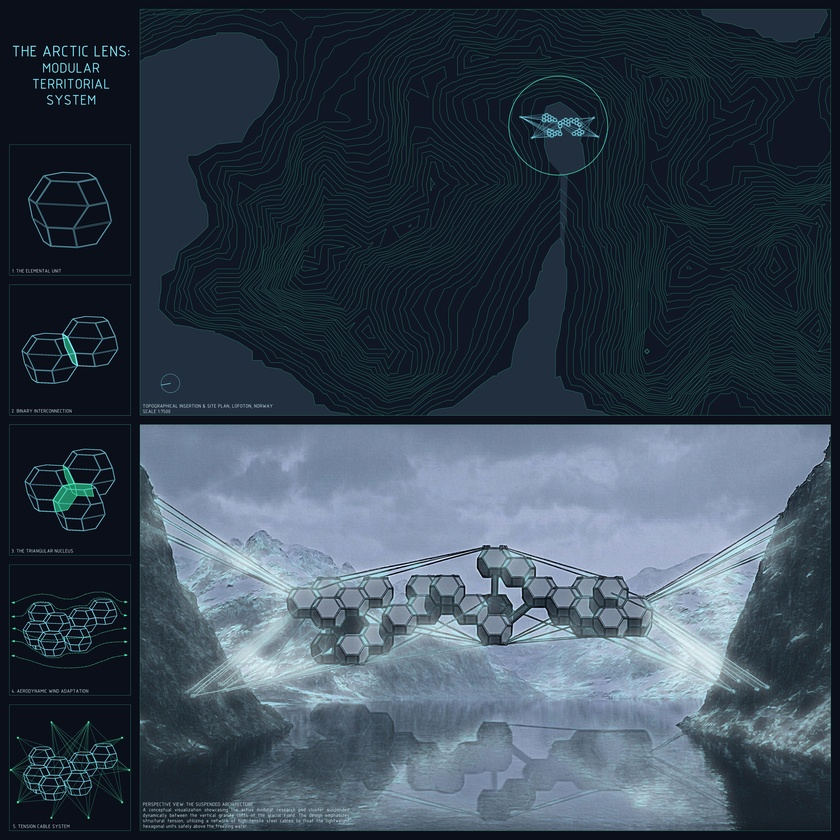
#> input picture tavola 1.jpg, 840 x 840 px, shrunk from 5101 x 5101 before the run; its folder holds only this picture in this run
$ python -i enhance.py   (imports and definitions only)   (older library calls are emulated)
#> lines starting #> are read from the running program, lines starting #| are printed output that depends on the picture
### glacial.py
"""
Cyber-Glacial / Abyssal Bioluminescence grade for 'The Arctic Lens' boards.
Deterministic, pixel-level color & tone transformation that preserves ALL
geometry, linework, panel divisions and typography exactly in place.
"""
import numpy as np
import cv2

# ---- palette (0..1 floats) -------------------------------------------------
VOID_DARK  = np.array([0.039, 0.059, 0.102])   # #0A0F1A deep space void
VOID_LIGHT = np.array([0.085, 0.140, 0.205])   # subtle glacial blue-gray depth
ICE_CYAN   = np.array([0.490, 0.922, 1.000])   # #7DEBFF primary active system
EMERALD    = np.array([0.224, 1.000, 0.690])   # #39FFB0 secondary ecological
ICE_WHITE  = np.array([0.880, 0.975, 1.000])   # near-white icy highlight

BG = 0.965            # assumed background canvas luminance


def to_float(img):
    return img.astype(np.float32) / 255.0


def from_float(f):
    return np.clip(f * 255.0, 0, 255).astype(np.uint8)


# [157 lines left out: functions screen, glacial_grade, glacial_grade_alpha, vignette_factor, glacial_grade_tiled, desat_weight and 1 more, not called in this run]

### enhance.py
"""
Arctic Lens 'Cyber-Glacial' grading functions (persistent module).
Used to regenerate deliverable sheets. Includes:
  - glacial_grade (from glacial.py) via import
  - wireframe_grade: contrast/DoG wireframe recovery for faint linework
  - render_grade: cinematic cold photographic grade
  - cable_glow_sel: selective cyan glow on thin cable structures
  - proto_grade: faceted-prototype grade (keeps interior subdivision lines + luminous fill)
"""
import numpy as np
import cv2
from glacial import glacial_grade, glacial_grade_tiled, to_float, from_float


# [58 lines left out: functions wireframe_grade, render_grade, cable_glow_sel, not called in this run]


def proto_grade(img, params=None):
    p = params or {}
    gain = p.get("gain", 20.0); gamma = p.get("gamma", 1.25)
    glow = p.get("glow", 5.0); ga = p.get("glow_amount", 0.32); fill = p.get("fill", 0.18)
    f = to_float(img); gray = (0.2126*f[..., 0] + 0.7152*f[..., 1] + 0.0722*f[..., 2])
    d1 = cv2.GaussianBlur(gray, (0, 0), 1.2) - cv2.GaussianBlur(gray, (0, 0), 4.0)
    d2 = cv2.GaussianBlur(gray, (0, 0), 3.0) - cv2.GaussianBlur(gray, (0, 0), 9.0)
    detail = d1 + 0.5*d2
    lin = np.clip(np.abs(detail)*gain*1.6, 0, 1)**gamma
    bold = np.clip((cv2.GaussianBlur(lin, (0, 0), 4.0)/(lin+1e-4) - 0.5)/0.5, 0, 1)
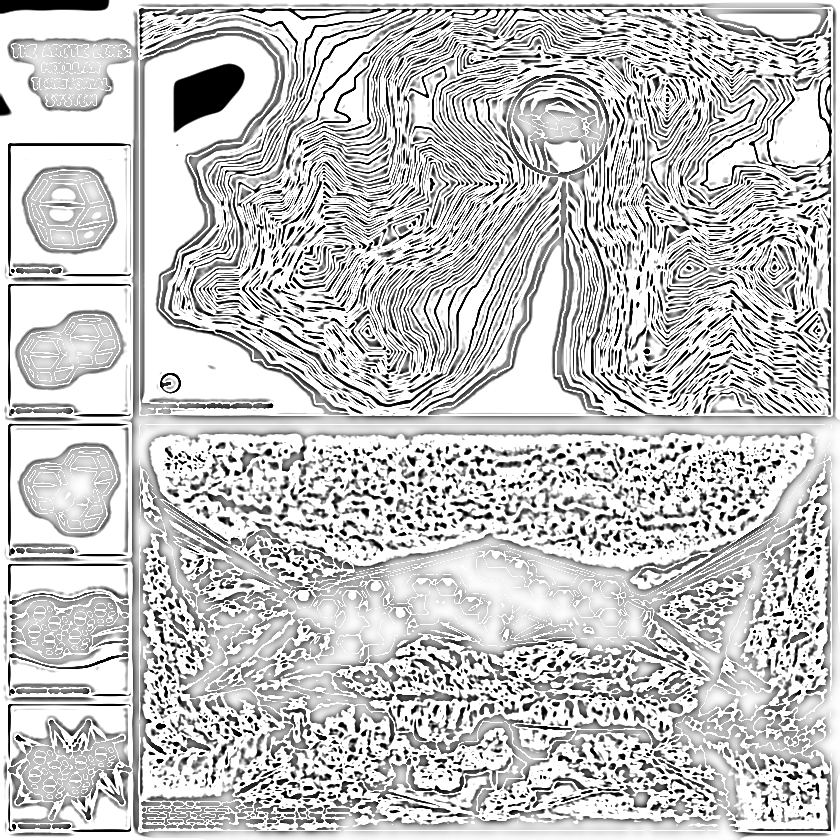
#> bold: shape (840, 840) float32; min 0, max 1, mean 0.774
    CY = np.array([0.49, 0.92, 1.0]); EM = np.array([0.22, 1.0, 0.69]); WH = np.array([0.9, 0.98, 1.0])
    col = EM[None, None, :]*(1-bold[..., None]) + CY[None, None, :]*bold[..., None]
    core = np.clip((lin-0.85)/0.15, 0, 1)[..., None]*0.35
    col = col*(1-core) + WH[None, None, :]*core
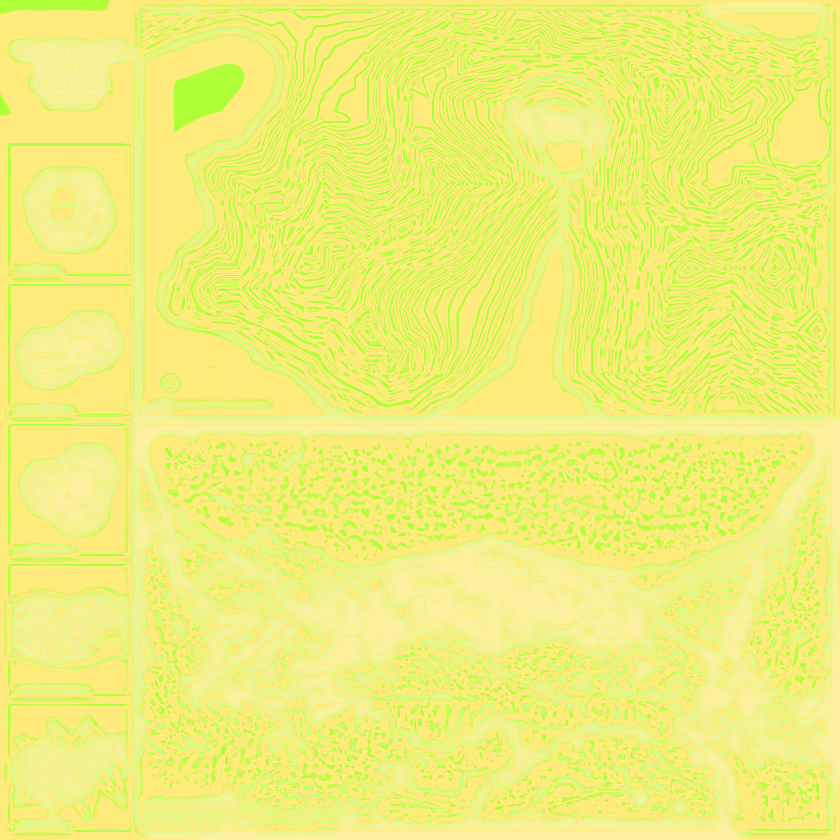
#> col: shape (840, 840, 3) float64; mean of channels 0, 1, 2 0.471, 0.941, 0.939; drawn as B, G, R
    grad = cv2.GaussianBlur(np.abs(cv2.Sobel(gray, cv2.CV_32F, 1, 0, ksize=3)) +
                            np.abs(cv2.Sobel(gray, cv2.CV_32F, 0, 1, ksize=3)), (0, 0), 2)
    flatpx = np.clip(1.0-grad*8.0, 0, 1)
    fillmask = np.clip((gray-0.35)/0.25, 0, 1)*np.clip((0.92-gray)/0.3, 0, 1)
    facetfill = flatpx*fillmask*fill
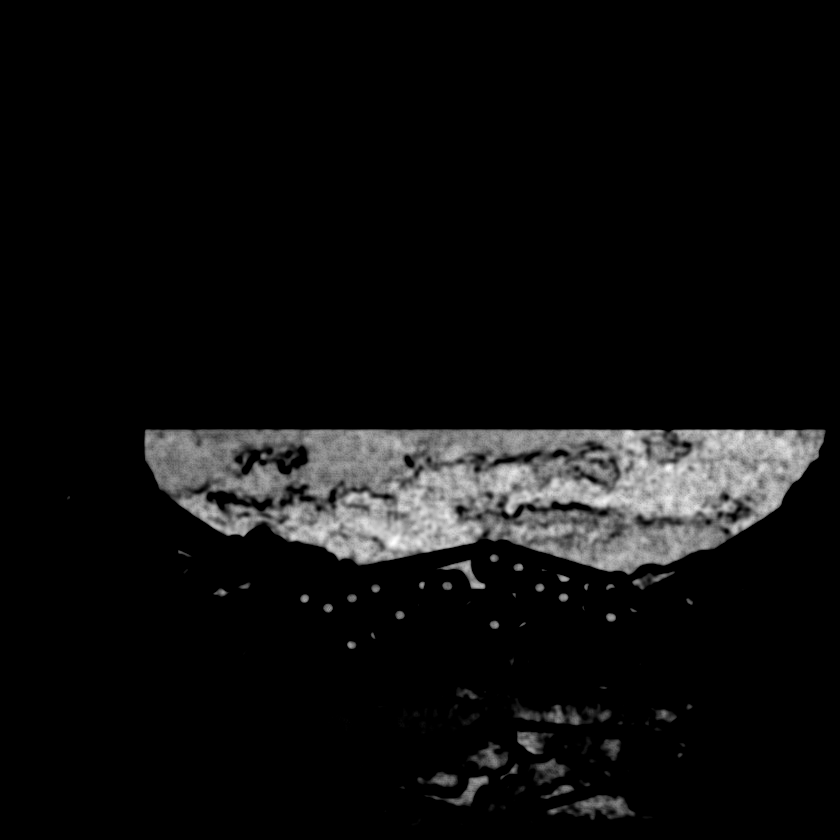
#> facetfill: shape (840, 840) float32; min 0, max 0.14, mean 0.00809; drawn with min black and max white
    bg = (0.03 + 0.06*facetfill[..., None])*np.array([0.7, 1.0, 1.15], dtype=np.float32)[None, None, :]
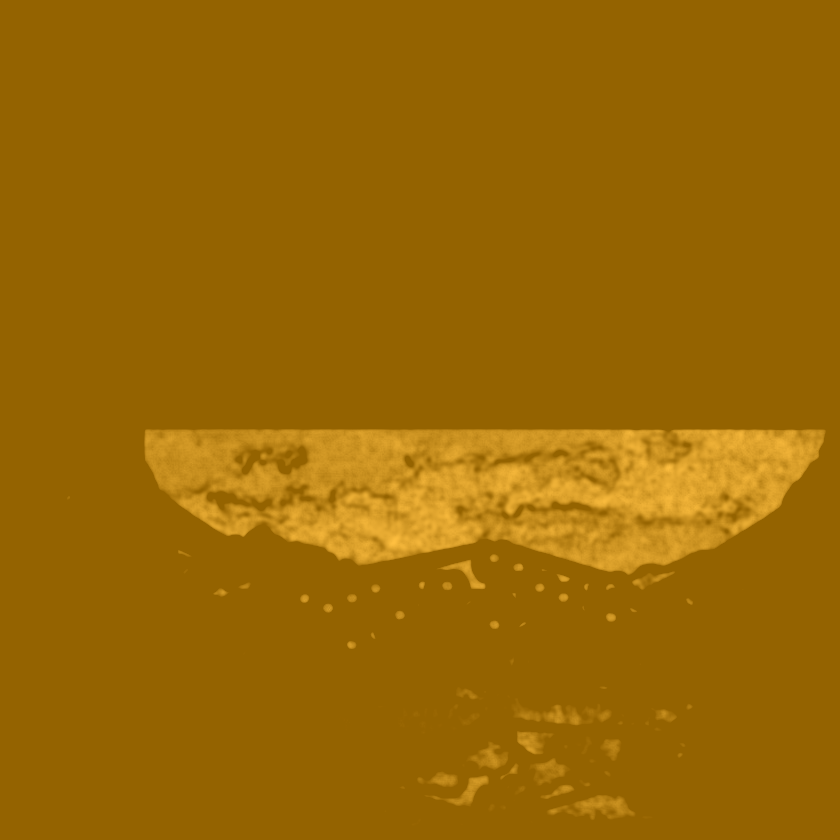
#> bg: shape (840, 840, 3) float32; mean of channels 0, 1, 2 0.0215, 0.0304, 0.0352; drawn with min black and max white
    out = bg + col*lin[..., None] + facetfill[..., None]*np.array([0.30, 0.70, 0.85], dtype=np.float32)[None, None, :]*0.5
    glmap = cv2.GaussianBlur(lin, (0, 0), glow)[..., None]*ga
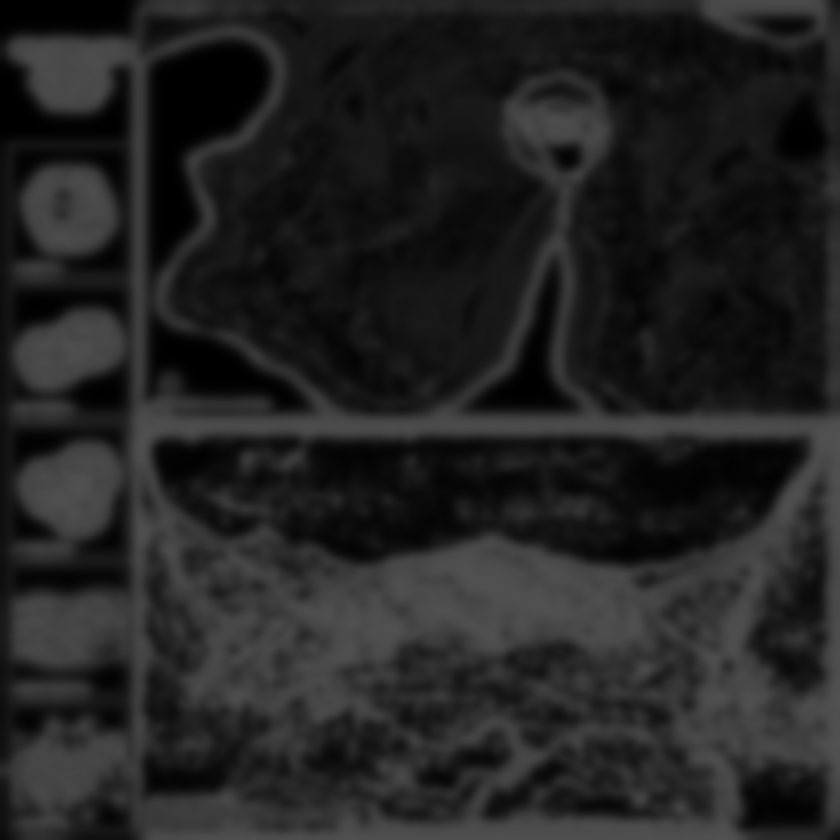
#> glmap: shape (840, 840, 1) float32; min 4.81e-09, max 0.32, mean 0.14
    out = 1 - (1-out)*(1-glmap)
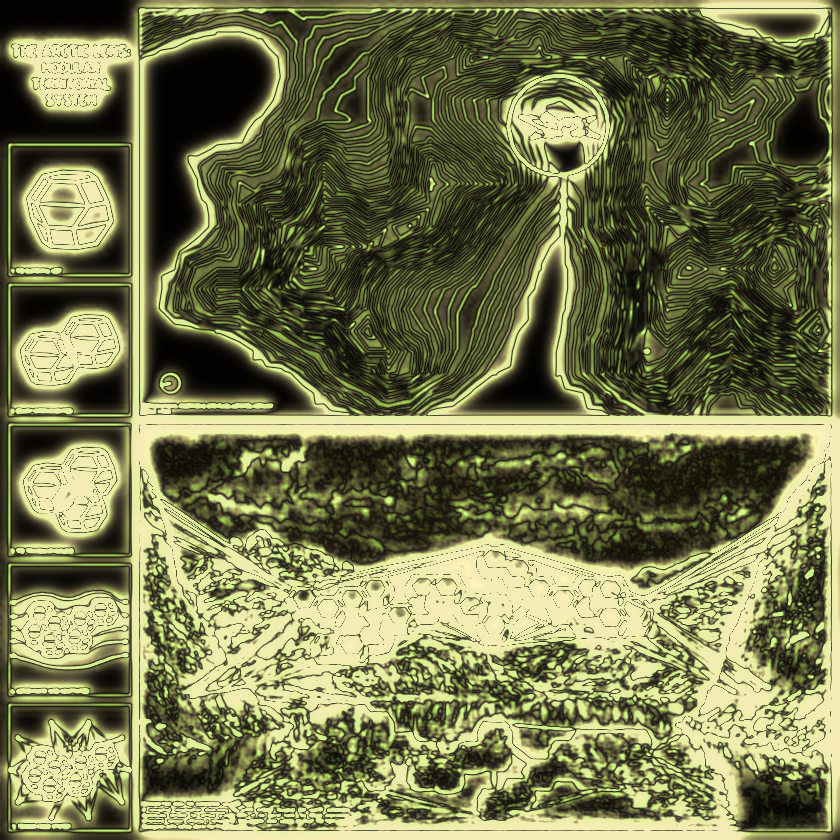
#> out: shape (840, 840, 3) float64; mean of channels 0, 1, 2 0.328, 0.502, 0.491; drawn with min black and max white
    return from_float(out)


# [5 lines left out: function vignette_factor, not called in this run]

>>> import cv2
>>> picture = cv2.cvtColor(cv2.imread('tavola 1.jpg'), cv2.COLOR_BGR2RGB)
>>> result = proto_grade(picture)
